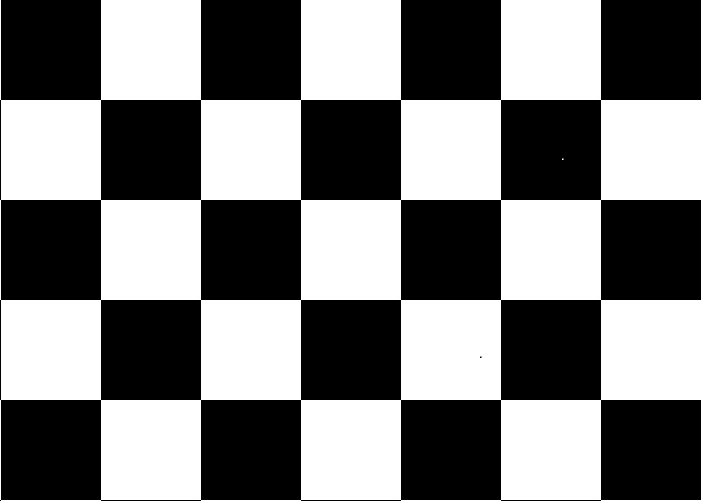
#> input picture project/toujing/chessboard.jpeg, 701 x 501 px
$ python pingjie.py
#> lines starting #> are read from the running program, lines starting #| are printed output that depends on the picture
from PIL import Image
import matplotlib.pyplot as plt

# 加载图片
image_path = 'chessboard.jpeg'  # 替换为你的图片路径
image = Image.open(image_path)
#> image is the input picture: PIL image 701x501 RGB; min 0, max 255, mean 123.9

# 获取图片的宽度和高度
width, height = image.size
#> width = 701; height = 501

# 计算每一小块的宽度和高度
small_width = width // 3
#> small_width = 233
small_height = height // 3
#> small_height = 167

# 分割图片并保存
for i in range(3):
    for j in range(3):
        # 计算每一小块的位置
        left = j * small_width
        upper = i * small_height
        right = left + small_width
        lower = upper + small_height

        # 裁剪小块
        small_piece = image.crop((left, upper, right, lower))

        # 保存小块
        small_piece.save(f'small_piece_{i+1}_{j+1}.png')

        # 可选：显示小块
        plt.imshow(small_piece)
        plt.title(f'小块 ({i+1},{j+1})')
        plt.axis('off')
        plt.show()
#> this loop made 3 passes
#> pass 1, `small_piece.save(f'small_piece_{i+1}_{j+1}.png')`:
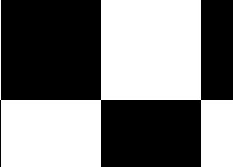
#> saved as small_piece_1_1.png: PIL image 233x167 RGB; min 0, max 255, mean 124.1
#> pass 1, `small_piece.save(f'small_piece_{i+1}_{j+1}.png')`:
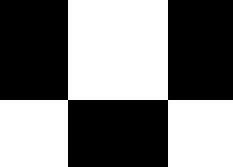
#> saved as small_piece_1_2.png: PIL image 233x167 RGB; min 0, max 255, mean 123.9
#> pass 1, `small_piece.save(f'small_piece_{i+1}_{j+1}.png')`:
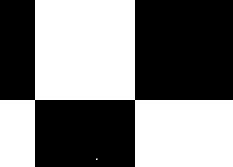
#> saved as small_piece_1_3.png: PIL image 233x167 RGB; min 0, max 255, mean 123.9
#> pass 2, `small_piece.save(f'small_piece_{i+1}_{j+1}.png')`:
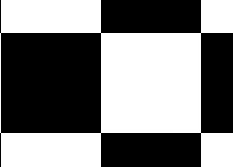
#> saved as small_piece_2_1.png: PIL image 233x167 RGB; min 0, max 255, mean 124.1
#> pass 2, `plt.show()`:
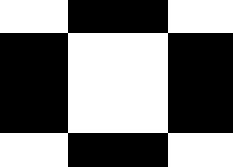
#> shown: shape (167, 233, 3); min 0, max 255, mean 123.9
#> pass 2, `plt.show()`:
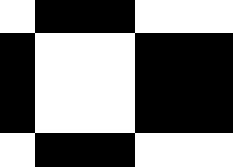
#> shown: shape (167, 233, 3); min 0, max 255, mean 123.9
#> after the loop:
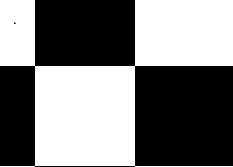
#> small_piece: PIL image 233x167 RGB; min 0, max 255, mean 123.9
